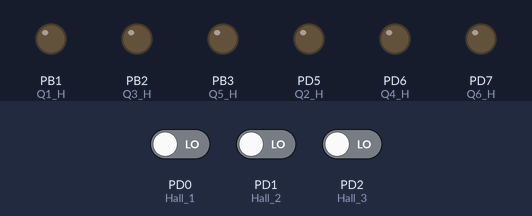
The program below on a simulated ATmega8, built with avr-gcc and emulated at 8 MHz. Parts: output pins drawn as LEDs (lit = HIGH). The test bench sets the inputs (shaded band); at power-on: PD0 (Hall_1) LOW, PD2 (Hall_3) LOW, PD1 (Hall_2) LOW.

Above: at 1.2 s.
1.3 s: PD0 (Hall_1) driven HIGH
At 1.8 s:
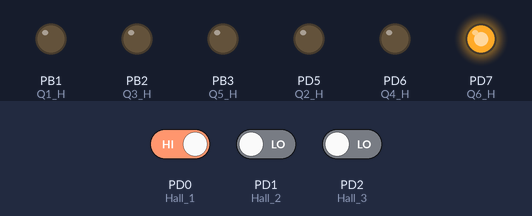
2.8 s: PD2 (Hall_3) driven HIGH
At 4.0 s:
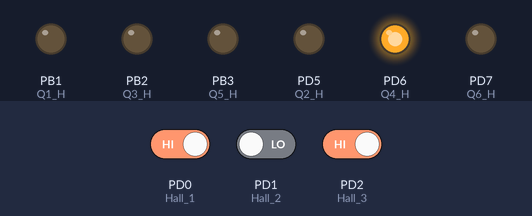
4.3 s: PD2 (Hall_3) driven LOW
At 5.3 s:
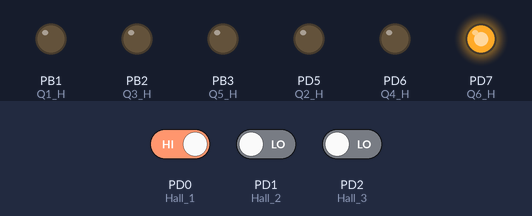
5.8 s: PD0 (Hall_1) driven LOW and PD1 (Hall_2) driven HIGH
At 6.4 s:
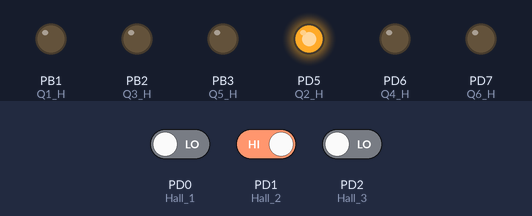
Timing chart, 0 to 8.3 s (numbered marks = the images above; inputs shaded):
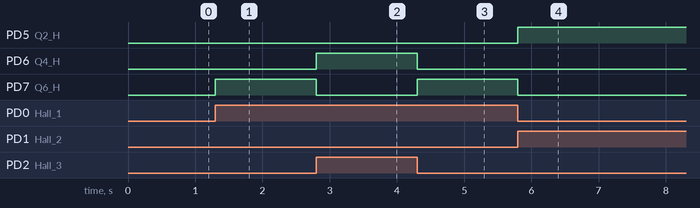

Measured:
- after the input at 1.3 s, PD7 (Q6_H): LOW → HIGH at once
- after the input at 2.8 s, PD6 (Q4_H): LOW → HIGH at once; PD7 (Q6_H): HIGH → LOW at once
- after the input at 4.3 s, PD6 (Q4_H): HIGH → LOW at once; PD7 (Q6_H): LOW → HIGH at once
- after the input at 5.8 s, PD5 (Q2_H): LOW → HIGH at once; PD7 (Q6_H): HIGH → LOW at once

The program:

main.c
```c
/*
 * ControleBLDC.c
 * ATmega8
 * Created: 20/07/2022 19:11:07
 * Author : Kerschbaumer

 VERSÃO 0.6

Sinais BLDC

Chaves
Q1 Q3 Q5
Q2 Q4 Q8

states   0  1  2  3  4  5
Hall 1	"""""""""_________
Hall 2	______"""""""""___
Hall 3	"""_________""""""

Q1(PWM) MMMMMM____________
Q2		_________""""""___
Q3(PWM)	______MMMMMM______
Q4		"""____________"""
Q5(PWM)	____________MMMMMM
Q6		___""""""_________
  */

#include <avr/io.h>
#include <avr/interrupt.h>
#define F_CPU 8000000
#include <util/delay.h>

#define placaAntiga
//#define placaNova


#if defined(placaAntiga)
	#define Hall_1 (PIND & (1<<PD0))
	#define Hall_2 (PIND & (1<<PD1))
	#define Hall_3 (PIND & (1<<PD2))

	#define Q1_H (PORTB |= (1<<PB1))
	#define Q1_L (PORTB &= ~(1<<PB1))

	#define Q2_H (PORTD |= (1<<PD5))
	#define Q2_L (PORTD &= ~(1<<PD5))

	#define Q3_H (PORTB |= (1<<PB2))
	#define Q3_L (PORTB &= ~(1<<PB2))

	#define Q4_H (PORTD |= (1<<PD6))
	#define Q4_L (PORTD &= ~(1<<PD6))

	#define Q5_H (PORTB |= (1<<PB3))
	#define Q5_L (PORTB &= ~(1<<PB3))

	#define Q6_H (PORTD |= (1<<PD7))
	#define Q6_L (PORTD &= ~(1<<PD7))
#else
	#define Hall_1 (PINC & (1<<PC0))
	#define Hall_2 (PINC & (1<<PC1))
	#define Hall_3 (PINC & (1<<PC2))

	#define Q1_H (PORTB |= (1<<PB1))
	#define Q1_L (PORTB &= ~(1<<PB1))

	#define Q2_H (PORTB |= (1<<PB0))
	#define Q2_L (PORTB &= ~(1<<PB0))

	#define Q3_H (PORTB |= (1<<PB2))
	#define Q3_L (PORTB &= ~(1<<PB2))

	#define Q4_H (PORTB |= (1<<PB4))
	#define Q4_L (PORTB &= ~(1<<PB4))

	#define Q5_H (PORTB |= (1<<PB3))
	#define Q5_L (PORTB &= ~(1<<PB3))

	#define Q6_H (PORTB |= (1<<PB5))
	#define Q6_L (PORTB &= ~(1<<PB5))
#endif

enum states {E0, E1, E2, E3, E4, E5};
enum states state;
enum states oldState;

int entAna0;

void getHallState()
{
	char hallState=0;
	if(Hall_1 != 0) hallState += 1;
	if(Hall_2 != 0) hallState += 2;
	if(Hall_3 != 0) hallState += 4;

	switch (hallState)
	{
		case 1:
			state = E1;
		break;
		case 2:
			state = E3;
		break;
		case 3:
			state = E2;
		break;
		case 4:
			state = E5;
		break;
		case 5:
			state = E0;
		break;
		case 6:
			state = E4;
		break;
	}
}

ISR(TIMER1_COMPA_vect)
{
	Q1_L;
	Q5_L;
	Q3_L;
}

ISR(TIMER1_OVF_vect)
{
	OCR1A=entAna0;
	TCNT1=0;
	if(entAna0>3)
	{
		switch (state)
		{
			case E0:
			Q1_H;
			break;
			case E1:
			Q1_H;
			break;
			case E2:
			Q3_H;
			break;
			case E3:
			Q3_H;
			break;
			case E4:
			Q5_H;
			break;
			case E5:
			Q5_H;
			break;
		}
	}
}

ISR(ADC_vect)
{
	entAna0=ADCW/2;
	if(entAna0>501) entAna0=501;
	ADCSRA|=0b01000000; // inicia nova conversão
}

int main(void)
{
	ICR1 = 499; // Divide o clock por 1000 (ICR1+1) para um PWM de 1 KHz
	OCR1A=0; // Ajusta o PWM inicial para 0%
	TCCR1A = (1 << WGM11); // Ajusta para o modo PWM Rápido
	TCCR1B = (1 << WGM12) | (1 << WGM13) | (1 << CS10); // Ajusta o prescaler para 1
	TIMSK  = (1 << OCIE1A) | (1 << TOIE1); // habilita as interrupções

	#if defined(placaAntiga)
		DDRB = 0b00001110;
		DDRD = 0b11100000;
		ADMUX=0b01000000; // escolhe a entrada analógica 0, com a referência no pino AVCC
	#else
		DDRB = 0b00111111;
		DDRD = 0b00000000;
		ADMUX=0b01000011; // escolhe a entrada analógica 0, com a referência no pino AVCC
	#endif

	ADCSRA=0b11001111; // habilita o A/D com prescaler de 128, habilitando sua interrupção.

	sei();

    while (1)
    {
		cli();
		getHallState();
		if(state!=oldState)
		{
			oldState=state;
			Q1_L;
			Q5_L;
			Q3_L;
			switch (state)
			{
				case E0:
				Q4_H;
				Q2_L;
				Q6_L;
				break;
				case E1:
				Q6_H;
				Q4_L;
				Q2_L;
				break;
				case E2:
				Q6_H;
				Q4_L;
				Q2_L;
				break;
				case E3:
				Q2_H;
				Q4_L;
				Q6_L;
				break;
				case E4:
				Q2_H;
				Q4_L;
				Q6_L;
				break;
				case E5:
				Q4_H;
				Q2_L;
				Q6_L;
				break;
			}
			TCNT1=0;
		}
		sei();
    }
}
```
